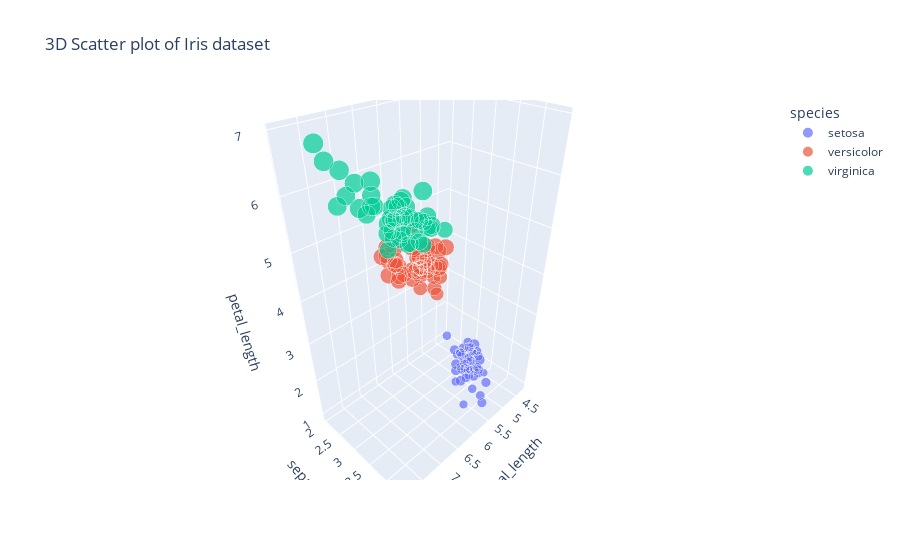

Notebook source saved alongside this figure:
### Code cell
fig1 = px.scatter_3d(df, x='sepal_length', y='sepal_width', z='petal_length',color='species',size='petal_length',title='3D Scatter plot of Iris dataset' )
fig1.show()
fig1.write_image("fig3.png",scale=3)  # Save the figure as a PNG file

### Figure 1 — Plotly figure (JSON) as saved in the notebook; plotly's stock layout.template omitted (floating-point values rounded to 4 significant figures)
{"data": [{"hovertemplate": "species=setosa<br>sepal_length=%{x}<br>sepal_width=%{y}<br>petal_length=%{marker.size}<extra></extra>", "legendgroup": "setosa", "marker": {"color": "#636efa", "size": [1.4, 1.4, 1.3, 1.5, 1.4, 1.7, 1.4, 1.5, 1.4, 1.5, 1.5, 1.6, 1.4, 1.1, 1.2, 1.5, 1.3, 1.4, 1.7, 1.5, 1.7, 1.5, 1.0, 1.7, 1.9, 1.6, 1.6, 1.5, 1.4, 1.6, 1.6, 1.5, 1.5, 1.4, 1.5, 1.2, 1.3, 1.4, 1.3, 1.5, 1.3, 1.3, 1.3, 1.6, 1.9, 1.4, 1.6, 1.4, 1.5, 1.4], "sizemode": "area", "sizeref": 0.01725, "symbol": "circle"}, "mode": "markers", "name": "setosa", "scene": "scene", "showlegend": true, "type": "scatter3d", "x": [5.1, 4.9, 4.7, 4.6, 5.0, 5.4, 4.6, 5.0, 4.4, 4.9, 5.4, 4.8, 4.8, 4.3, 5.8, 5.7, 5.4, 5.1, 5.7, 5.1, 5.4, 5.1, 4.6, 5.1, 4.8, 5.0, 5.0, 5.2, 5.2, 4.7, 4.8, 5.4, 5.2, 5.5, 4.9, 5.0, 5.5, 4.9, 4.4, 5.1, 5.0, 4.5, 4.4, 5.0, 5.1, 4.8, 5.1, 4.6, 5.3, 5.0], "y": [3.5, 3.0, 3.2, 3.1, 3.6, 3.9, 3.4, 3.4, 2.9, 3.1, 3.7, 3.4, 3.0, 3.0, 4.0, 4.4, 3.9, 3.5, 3.8, 3.8, 3.4, 3.7, 3.6, 3.3, 3.4, 3.0, 3.4, 3.5, 3.4, 3.2, 3.1, 3.4, 4.1, 4.2, 3.1, 3.2, 3.5, 3.6, 3.0, 3.4, 3.5, 2.3, 3.2, 3.5, 3.8, 3.0, 3.8, 3.2, 3.7, 3.3], "z": [1.4, 1.4, 1.3, 1.5, 1.4, 1.7, 1.4, 1.5, 1.4, 1.5, 1.5, 1.6, 1.4, 1.1, 1.2, 1.5, 1.3, 1.4, 1.7, 1.5, 1.7, 1.5, 1.0, 1.7, 1.9, 1.6, 1.6, 1.5, 1.4, 1.6, 1.6, 1.5, 1.5, 1.4, 1.5, 1.2, 1.3, 1.4, 1.3, 1.5, 1.3, 1.3, 1.3, 1.6, 1.9, 1.4, 1.6, 1.4, 1.5, 1.4]}, {"hovertemplate": "species=versicolor<br>sepal_length=%{x}<br>sepal_width=%{y}<br>petal_length=%{marker.size}<extra></extra>", "legendgroup": "versicolor", "marker": {"color": "#EF553B", "size": [4.7, 4.5, 4.9, 4.0, 4.6, 4.5, 4.7, 3.3, 4.6, 3.9, 3.5, 4.2, 4.0, 4.7, 3.6, 4.4, 4.5, 4.1, 4.5, 3.9, 4.8, 4.0, 4.9, 4.7, 4.3, 4.4, 4.8, 5.0, 4.5, 3.5, 3.8, 3.7, 3.9, 5.1, 4.5, 4.5, 4.7, 4.4, 4.1, 4.0, 4.4, 4.6, 4.0, 3.3, 4.2, 4.2, 4.2, 4.3, 3.0, 4.1], "sizemode": "area", "sizeref": 0.01725, "symbol": "circle"}, "mode": "markers", "name": "versicolor", "scene": "scene", "showlegend": true, "type": "scatter3d", "x": [7.0, 6.4, 6.9, 5.5, 6.5, 5.7, 6.3, 4.9, 6.6, 5.2, 5.0, 5.9, 6.0, 6.1, 5.6, 6.7, 5.6, 5.8, 6.2, 5.6, 5.9, 6.1, 6.3, 6.1, 6.4, 6.6, 6.8, 6.7, 6.0, 5.7, 5.5, 5.5, 5.8, 6.0, 5.4, 6.0, 6.7, 6.3, 5.6, 5.5, 5.5, 6.1, 5.8, 5.0, 5.6, 5.7, 5.7, 6.2, 5.1, 5.7], "y": [3.2, 3.2, 3.1, 2.3, 2.8, 2.8, 3.3, 2.4, 2.9, 2.7, 2.0, 3.0, 2.2, 2.9, 2.9, 3.1, 3.0, 2.7, 2.2, 2.5, 3.2, 2.8, 2.5, 2.8, 2.9, 3.0, 2.8, 3.0, 2.9, 2.6, 2.4, 2.4, 2.7, 2.7, 3.0, 3.4, 3.1, 2.3, 3.0, 2.5, 2.6, 3.0, 2.6, 2.3, 2.7, 3.0, 2.9, 2.9, 2.5, 2.8], "z": [4.7, 4.5, 4.9, 4.0, 4.6, 4.5, 4.7, 3.3, 4.6, 3.9, 3.5, 4.2, 4.0, 4.7, 3.6, 4.4, 4.5, 4.1, 4.5, 3.9, 4.8, 4.0, 4.9, 4.7, 4.3, 4.4, 4.8, 5.0, 4.5, 3.5, 3.8, 3.7, 3.9, 5.1, 4.5, 4.5, 4.7, 4.4, 4.1, 4.0, 4.4, 4.6, 4.0, 3.3, 4.2, 4.2, 4.2, 4.3, 3.0, 4.1]}, {"hovertemplate": "species=virginica<br>sepal_length=%{x}<br>sepal_width=%{y}<br>petal_length=%{marker.size}<extra></extra>", "legendgroup": "virginica", "marker": {"color": "#00cc96", "size": [6.0, 5.1, 5.9, 5.6, 5.8, 6.6, 4.5, 6.3, 5.8, 6.1, 5.1, 5.3, 5.5, 5.0, 5.1, 5.3, 5.5, 6.7, 6.9, 5.0, 5.7, 4.9, 6.7, 4.9, 5.7, 6.0, 4.8, 4.9, 5.6, 5.8, 6.1, 6.4, 5.6, 5.1, 5.6, 6.1, 5.6, 5.5, 4.8, 5.4, 5.6, 5.1, 5.1, 5.9, 5.7, 5.2, 5.0, 5.2, 5.4, 5.1], "sizemode": "area", "sizeref": 0.01725, "symbol": "circle"}, "mode": "markers", "name": "virginica", "scene": "scene", "showlegend": true, "type": "scatter3d", "x": [6.3, 5.8, 7.1, 6.3, 6.5, 7.6, 4.9, 7.3, 6.7, 7.2, 6.5, 6.4, 6.8, 5.7, 5.8, 6.4, 6.5, 7.7, 7.7, 6.0, 6.9, 5.6, 7.7, 6.3, 6.7, 7.2, 6.2, 6.1, 6.4, 7.2, 7.4, 7.9, 6.4, 6.3, 6.1, 7.7, 6.3, 6.4, 6.0, 6.9, 6.7, 6.9, 5.8, 6.8, 6.7, 6.7, 6.3, 6.5, 6.2, 5.9], "y": [3.3, 2.7, 3.0, 2.9, 3.0, 3.0, 2.5, 2.9, 2.5, 3.6, 3.2, 2.7, 3.0, 2.5, 2.8, 3.2, 3.0, 3.8, 2.6, 2.2, 3.2, 2.8, 2.8, 2.7, 3.3, 3.2, 2.8, 3.0, 2.8, 3.0, 2.8, 3.8, 2.8, 2.8, 2.6, 3.0, 3.4, 3.1, 3.0, 3.1, 3.1, 3.1, 2.7, 3.2, 3.3, 3.0, 2.5, 3.0, 3.4, 3.0], "z": [6.0, 5.1, 5.9, 5.6, 5.8, 6.6, 4.5, 6.3, 5.8, 6.1, 5.1, 5.3, 5.5, 5.0, 5.1, 5.3, 5.5, 6.7, 6.9, 5.0, 5.7, 4.9, 6.7, 4.9, 5.7, 6.0, 4.8, 4.9, 5.6, 5.8, 6.1, 6.4, 5.6, 5.1, 5.6, 6.1, 5.6, 5.5, 4.8, 5.4, 5.6, 5.1, 5.1, 5.9, 5.7, 5.2, 5.0, 5.2, 5.4, 5.1]}], "layout": {"legend": {"itemsizing": "constant", "title": {"text": "species"}, "tracegroupgap": 0}, "scene": {"domain": {"x": [0, 1], "y": [0, 1]}, "xaxis": {"title": {"text": "sepal_length"}}, "yaxis": {"title": {"text": "sepal_width"}}, "zaxis": {"title": {"text": "petal_length"}}}, "title": {"text": "3D Scatter plot of Iris dataset"}}}
